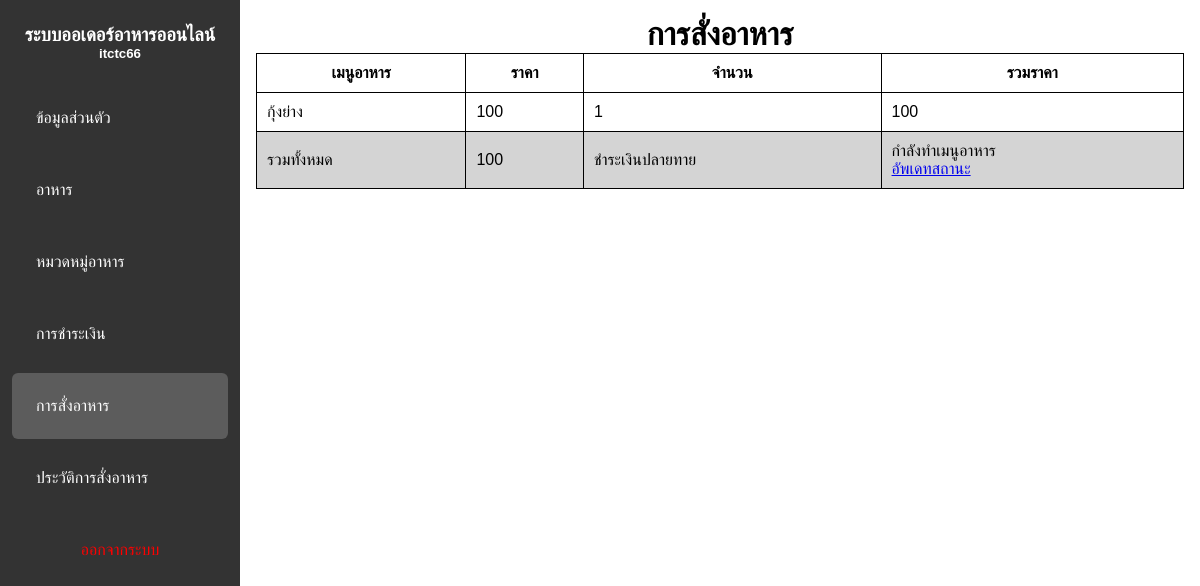
The app's page /admin/status.php (signed in) with its own data.
### tables this page shows
CREATE TABLE `orders` (
  `order_id` int(11) NOT NULL,
  `user_id` int(11) NOT NULL,
  `total` int(11) NOT NULL,
  `status` enum('1','2','3','4') NOT NULL,
  `status_review` enum('0','1') NOT NULL,
  `time_start` timestamp NOT NULL DEFAULT current_timestamp() ON UPDATE current_timestamp(),
  `pay` enum('0','1') NOT NULL,
  `pay_file` varchar(100) NOT NULL
);

CREATE TABLE `order_items` (
  `order_item_id` int(11) NOT NULL,
  `order_id` int(11) NOT NULL,
  `food_id` int(11) NOT NULL,
  `quantity` varchar(100) NOT NULL,
  `price_food` varchar(100) NOT NULL
);

CREATE TABLE `food` (
  `food_id` int(11) NOT NULL,
  `food_name` varchar(100) NOT NULL,
  `price_food` varchar(100) NOT NULL,
  `ca_id` int(11) NOT NULL,
  `img` varchar(111) NOT NULL,
  `status` enum('0','1') NOT NULL
);

### config/database.php (called while the page is built, shortened)
<?php
class Database{
    public $host = "localhost";
    public $username = "ball";
    public $password = "123456";
    public $dbname = "p3_food";
    public $db;
    public function dbconnnect(){
        $this->db = new mysqli($this->host, $this->username, $this->password, $this->dbname);
    $this->db->set_charset("utf8mb4");
    }
    public function selectwhere($table, $where){
        $condition = "";
        foreach($where as $key => $value){
            $condition .= $key . " = '" . $value . "' AND ";
        }
        $condition = substr($condition, 0, -5);
        $sql = "SELECT * FROM " . $table . " WHERE " . $condition . " ";
        $result = $this->db->query($sql);
        $list = array();
        while($data = $result->fetch_assoc()){
            $list[] = $data;
        }
        return $list;
    }
}
?>

### config/load.php (called while the page is built, shortened)
<?php
require_once 'database.php';
$db = new Database();
?>

### admin/status.php (the view, shortened to what this page needs)
<?php
require_once 'header.php';
$id = $_SESSION['user_id'];
$sql = "SELECT * FROM orders WHERE user_id = $id AND status < 4 ";
$log = mysqli_query($db->db, $sql);
?>
<body>
    <h1>การสั่งอาหาร</h1>
    <?php foreach($log as $row){ ?>
    <table>
<tr>
    <th>เมนูอาหาร</th>
    <th>ราคา</th>
    <th>จำนวน</th>
    <th>รวมราคา</th>
</tr>
    <?php
      $where3 = array(
        'order_id' => $row['order_id']
    );
    $log3 = $db->selectwhere('order_items',$where3);
    foreach($log3 as $row3){
    $where2 = array(
        'food_id' => $row3['food_id']
    );
    $log2 = $db->selectwhere('food', $where2);
    foreach($log2 as $row2);
            ?>
                <tr>
        <td><?php echo $row2['food_name'] ?></td>
        <td><?php echo $row2['price_food'] ?></td>
        <td><?php echo $row3['quantity'] ?></td>
        <td><?php echo $row3['price_food'] ?></td>
        </tr>
    <?php  }  ?>
    <tr style="background-color:#D4D4D4;">
        <td>รวมทั้งหมด</td>
        <td><?php echo $row['total']; ?></td>
        <td><?php echo $row['pay'] == '1'?"ชำระเงินเเล้ว <a href='{$row['pay_file']}'>ดูหลักฐาน</a>":"ชำระเงินปลายทาย"; ?></td>
        <td><?php switch($row['status']){
            case"1":
              echo "<p>กำลังทำเมนูอาหาร</p> <a href='?cookie1={$row['order_id']}'>อัพเดทสถานะ</a>"  ;
            break;
}
 ?>
</td>
    </tr>
    </table>
    <br>
    <?php } if(empty($row)){
    echo "<h2>ไม่มีรายการ</h2>";
    exit();
} ?>
</body>
</html>

### config/style.css (style rules this page uses)
* { margin: 0; padding: 0; box-sizing: border-box; font-family: Arial,sans-serif; }
h1 { text-align: center; }

### admin/header.php (style rules this page uses)
table tr,th,td { border:1px solid black; padding: 10px; }
table { border-collapse:collapse; width: 100%; }

### admin/sidebar.php (style rules this page uses)
* { margin: 0; padding: 0; box-sizing:border-box; font-family: Arial,sans-serif; }

### records on screen
orders: total "100", pay "ชำระเงินปลายทาย"
order_items: food.food_name "กุ้งย่าง", food.price_food "100", quantity "1", price_food "100"
